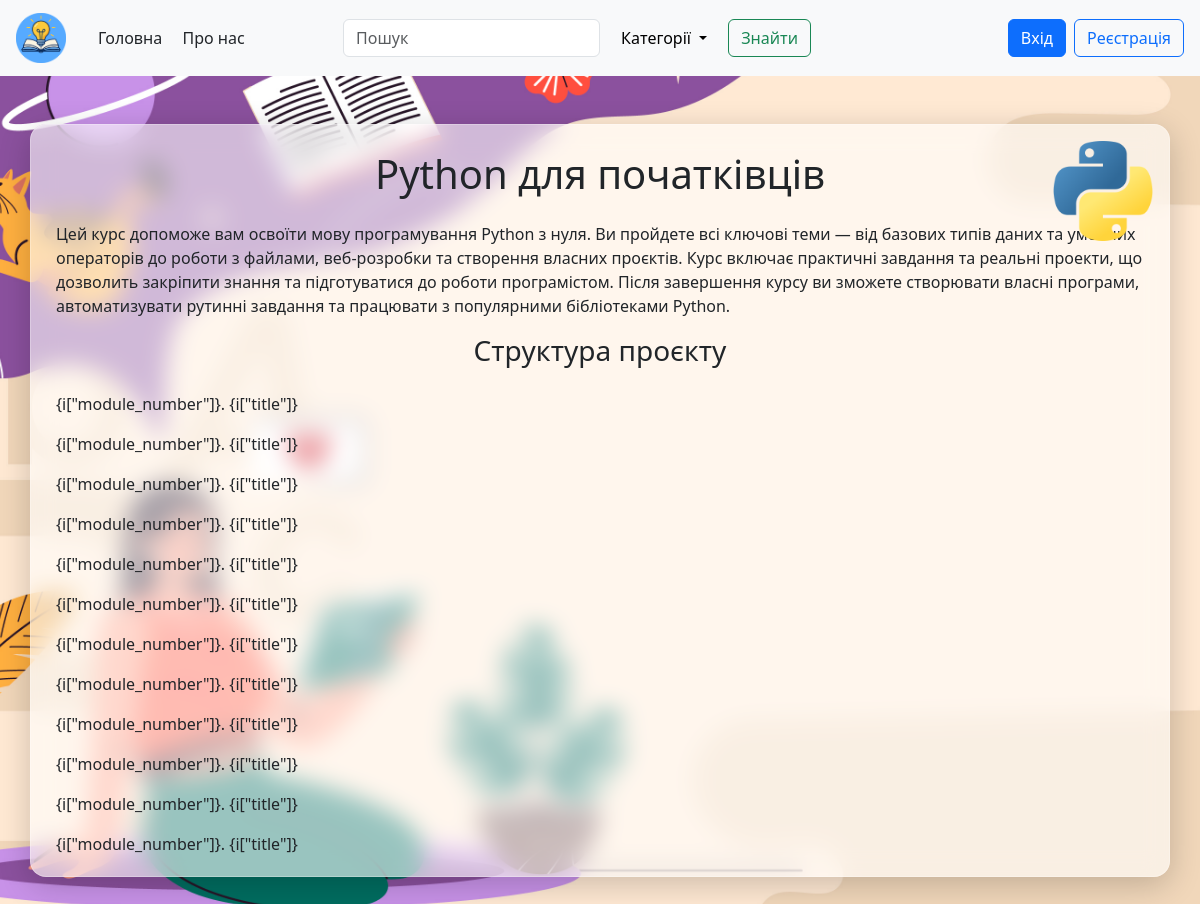
/courses/1, run on the app's committed database.
### tables this page shows
CREATE TABLE courses
                      (
                          id          INTEGER PRIMARY KEY AUTOINCREMENT,
                          title       TEXT NOT NULL,
                          description_short TEXT NOT NULL,
                          description TEXT NOT NULL,
                          img TEXT NOT NULL,
                          modules_quantity INTEGER NOT NULL
                              CHECK (modules_quantity >= 1 AND modules_quantity <= 24),
                          created_at  TEXT DEFAULT CURRENT_TIMESTAMP
                      );

CREATE TABLE modules
                      (
                          id          INTEGER PRIMARY KEY AUTOINCREMENT,
                          course_id INTEGER,
                          title       TEXT NOT NULL,
                          module_number INTEGER NOT NULL
                              CHECK (module_number >= 1 AND module_number <= 24),
                          FOREIGN KEY (course_id) REFERENCES courses (id)
                      );

### app.py (the view)
@app.get("/courses/<int:cid>")
def course_detail(cid):
    course = get_course_by_id(cid)
    modules = get_modules_by_course_id(cid)
    return render_template("courses_preview.html", user_logined=user_in_session(), course=course, modules=modules)

### DB_utilts.py (called while the page is built)
def get_db_conn():
    conn = sqlite3.connect("database.db")
    conn.row_factory = sqlite3.Row
    conn.execute("PRAGMA foreign_keys = ON;")
    return conn

def get_course_by_id(course_id: int):
    conn = get_db_conn()
    cursor = conn.cursor()
    cursor.execute("SELECT * FROM courses WHERE id = ?", (course_id,))
    course = cursor.fetchone()
    print(1, course)
    conn.close()
    return course

def get_modules_by_course_id(course_id: int):
    conn = get_db_conn()
    cursor = conn.cursor()
    cursor.execute("SELECT * FROM modules WHERE course_id = ?", (course_id,))
    modules = cursor.fetchall()
    print(2, modules)
    conn.close()
    return modules

### session_utilts.py (called while the page is built)
def user_in_session():
    if session.get("user_email") is None:
        return False
    else:
        return True

### templates/courses_preview.html
{% extends "base.html" %}
{% block body_class %}bg3-img{% endblock %}
{% block content %}
<div class="container mt-5 pb-1 mb-5 glass-container position-relative">
    <div class="position-absolute top-0 end-0 m-3">
        <img src="{{ url_for('static', filename='images/' ~ course['img']) }}" alt="" width="100" height="100">
    </div>
    <h1 class="mb-4 text-center">{{ course["title"] }}</h1>
    <p>{{ course["description"] }}</p>
    <h3 class="mb-4 text-center">Структура проєкту</h3>
    {% for i in modules %}
        <p>{i["module_number"]}. {i["title"]}</p>
    {% endfor %}
</div>
{% endblock %}

### static/style.css (style rules this page uses)
.bg3-img { background-image: url('images/BG3.jpg'); background-size: cover; background-position: center; background-repeat: no-repeat; background-attachment: fixed; }
.glass-container { background: rgba(255, 255, 255, 0.6); backdrop-filter: blur(12px); -webkit-backdrop-filter: blur(12px); border-radius: 16px; border: 1px solid rgba(255, 255, 255, 0.25); padding: 25px; box-shadow: 0 8px 32px rgba(0, 0, 0, 0.2); }

### data on the page
courses: img (picture), title "Python для початківців", description "Цей курс допоможе вам освоїти мову програмування Python з нуля. Ви пройдете всі ключові теми — від базових типів даних та умовних операторів до роботи з файлами, веб-розробки та створення власних проєктів. Курс включає практичні завдання та реальні проекти, що дозволить закріпити знання та підготуватися до роботи програмістом. Після завершення курсу ви зможете створювати власні програми, автоматизувати рутинні завдання та працювати з популярними бібліотеками Python."
